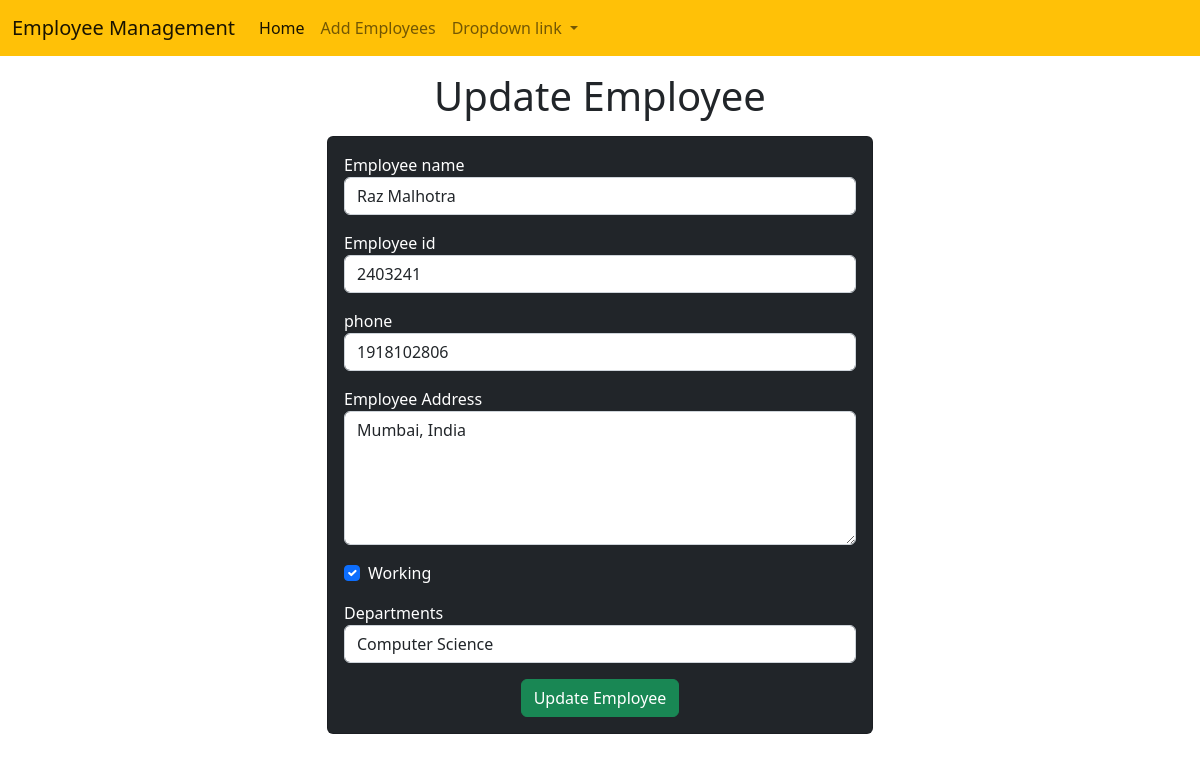
Page /employees/update-emp/9 on the committed database.
### employees/models.py (models this page shows)
class Emp(models.Model):
    name = models.CharField(max_length=50)
    emp_id = models.CharField(max_length=100)
    phone = models.IntegerField()
    address = models.CharField(max_length=150)
    working = models.BooleanField(default=True)
    department = models.CharField(max_length=100)

### employees/views.py (the view)
# urls.py: path('update-emp/<int:emp_id>', update_emp, name='update_emp'),
def update_emp(request, emp_id):
    emp = models.Emp.objects.get(pk=emp_id)
    print('->>>>>>>>',emp_id)
    return render(request, 'update_emp.html',{
        'emp':emp
        })

### templates/update_emp.html (shortened to what this page needs)
<!DOCTYPE html>
<html lang="en">
  <head>
    <link
      href="https://cdn.jsdelivr.net/npm/bootstrap@5.2.0-beta1/dist/css/bootstrap.min.css"
      rel="stylesheet"
    />
  </head>
  <body>
    {% include 'navbar.html' %}
    <h1 class="text-center my-3">Update Employee</h1>
    <div class="container">
      <div class="row">
        <div class="col-md-6 offset-md-3">
          <div class="card bg-dark text-white">
            <div class="card-body">
              <form action="/employees/do-update-emp/{{emp.id}}" method="POST">
                <div class="mb-3">
                  <label for="name">Employee name</label>
                  <input
                    id="name"
                    type="text"
                    class="form-control"
                    placeholder="Enter emp name"
                    name="emp_name"
                    value="{{emp.name}}"
                  />
                </div>
                <div class="mb-3">
                  <label for="id">Employee id</label>
                  <input
                    id="id"
                    type="text"
                    class="form-control"
                    placeholder="Enter emp id"
                    name="emp_id"
                    value="{{emp.emp_id}}"
                  />
                </div>
                <div class="mb-3">
                  <label for="phone">phone</label>
                  <input
                    id="phone"
                    type="text"
                    class="form-control"
                    placeholder="Enter emp phone"
                    name="emp_phone"
                    value="{{emp.phone}}"
                  />
                </div>
                <div class="mb-3">
                  <label for="address">Employee Address</label>
                  <textarea
                    name="emp_address"
                    id="address"
                    rows="5"
                    class="form-control"
                  >{{emp.address}}</textarea>
                </div>
                <div class="mb-3 form-check">
                  <label for="working">Working</label>
                  <input {% if emp.working %} checked {% endif %} id="working" name="emp_working" type="checkbox" class="form-check-input">
                </div>
                <div class="mb-3 ">
                  <label for="department">Departments</label>
                  <select value="{{emp.department}}"name="emp_department" id="department" class="form-control">
                      <option value="CSE">Computer Science</option>
                  </select>
                </div>
                <div class="container text-center">
                    <button class="btn btn-success">
                        Update Employee
                    </button>
                </div>
              </form>
            </div>
          </div>
        </div>
      </div>
    </div>
  </body>
</html>

### rows in the picture
Emp: emp_name "Raz Malhotra", emp_id "2403241", emp_phone "1918102806", emp_address "Mumbai, India", working "☑", emp_department "Computer Science"
